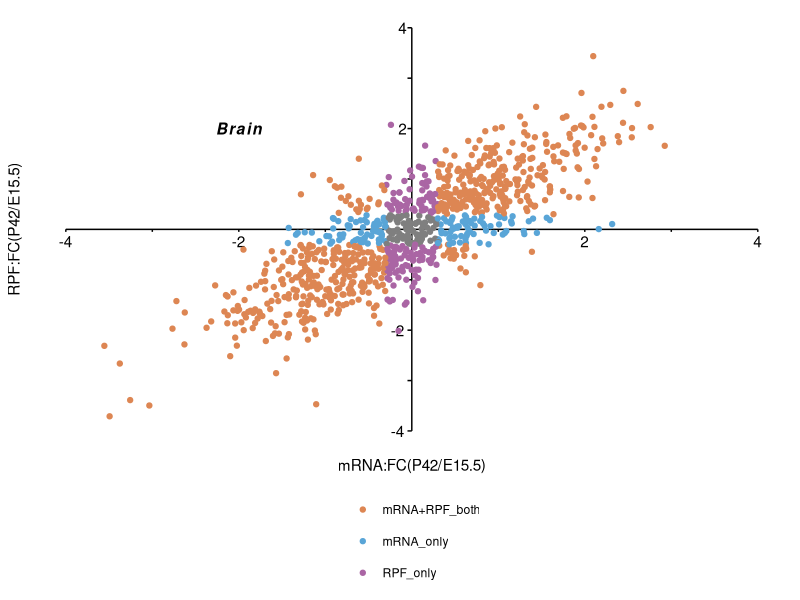
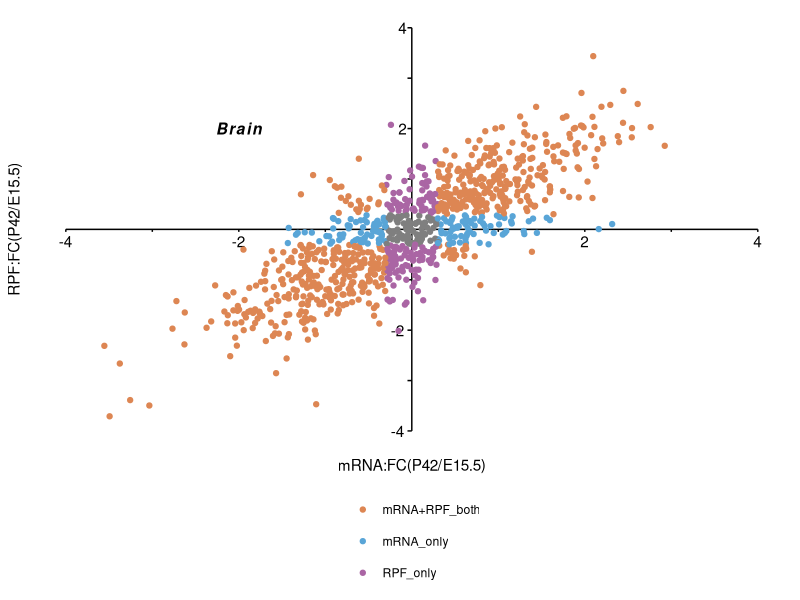
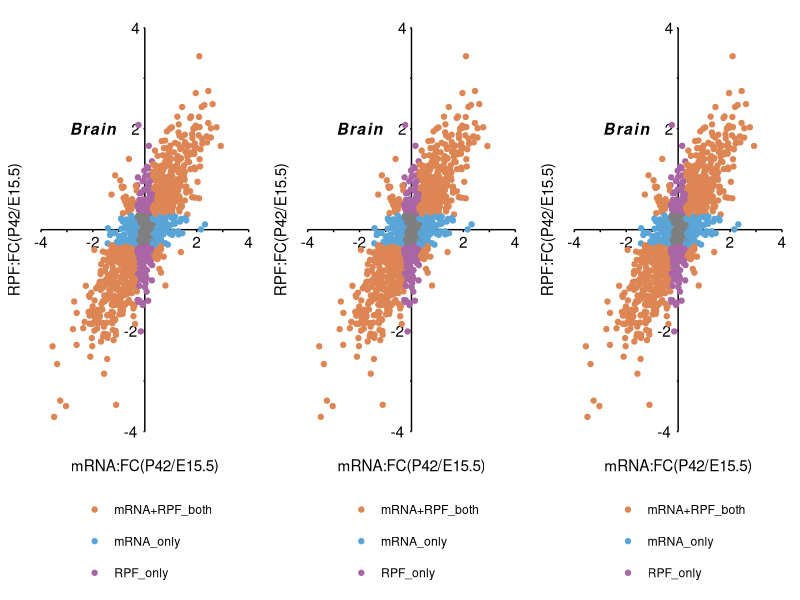

R code for these plots, in order:
# =============================================================================
# 多组学九象限散点图
# organized：线性脚本 + 中文分节；路径相对本条目目录
# =============================================================================
# =============================================================================

script_dir <- tryCatch(
  dirname(normalizePath(sys.frame(1)$ofile)),
  error = function(e) {
    args <- commandArgs(trailingOnly = FALSE)
    file_arg <- grep("^--file=", args, value = TRUE)
    if (length(file_arg)) dirname(normalizePath(sub("^--file=", "", file_arg))) else normalizePath(getwd())
  }
)
root <- if (basename(script_dir) == "code") dirname(script_dir) else script_dir
out_dir <- file.path(root, "output", "figures")
dir.create(out_dir, recursive = TRUE, showWarnings = FALSE)

suppressPackageStartupMessages({
  library(ggplot2)
  library(dplyr)
  library(tidyr)
  library(readr)
  library(tibble)
  library(stringr)
  library(forcats)
})

######### 多组学散点图（九象限散点图） #############
# 创建示例数据(具体到你们自己的数据就是两种组学差异分析的FC值)
library(MASS)

covariance <- matrix(c(1,0.8,0.8,1),nrow=2,byrow=TRUE)
data <- mvrnorm(n=1000, mu=c(0,0), covariance)
data <- as.data.frame(data)
colnames(data) <- c("mRNA_FC", "RPF_FC")

head(data)
# mRNA_FC     RPF_FC
# [1,] -1.0069132 -1.1906012
# [2,]  1.5264603  0.6807646
# [3,] -0.7447173 -0.6654957
# [4,]  0.9627548  1.2683072
# [5,]  0.8246237  0.6616568
# [6,]  0.9687847  1.2512485

# 分组处理：设置阈值，以正负log10(2)为阈值：
group <- ifelse((abs(data[,1]) > log10(2) & abs(data[,2]) > log10(2))|(abs(data[,1]) < -log10(2) & abs(data[,2]) < -log10(2)),
                "mRNA+RPF_both", ifelse(
                  (data[,1] > log10(2) & data[,2] < log10(2) & data[,2] > -log10(2))|(data[,1] < -log10(2) & data[,2] < log10(2) & data[,2] > -log10(2)),
                "mRNA_only", ifelse(
                  (data[,2] > log10(2) & data[,1] < log10(2) & data[,1] > -log10(2))|(data[,2] < -log10(2) & data[,1] < log10(2) & data[,1] > -log10(2)),
                "RPF_only", NA)))

data$group <- group

# 绘图：
library(ggplot2)

# [local-repro skipped dangling ggplot+] ggplot(data)+

  


draw_axis_line <- function(length_x, length_y, 
                           tick_step = NULL, lab_step = NULL){
  axis_x_begin <- -1*length_x
  axis_x_end <- length_x
  
  axis_y_begin  <- -1*length_y
  axis_y_end    <- length_y
  
  if (missing(tick_step))
    tick_step <- 1
  
  if (is.null(lab_step))
    lab_step <- 2
  
  # axis ticks data
  tick_x_frame <- data.frame(ticks = seq(axis_x_begin, axis_x_end, 
                                         by = tick_step))
  
  tick_y_frame <-  data.frame(ticks = seq(axis_y_begin, axis_y_end, 
                                          by = tick_step))
  
  # axis labels data
  lab_x_frame <- subset(data.frame(lab = seq(axis_x_begin, axis_x_end, 
                                             by = lab_step), zero = 0), 
                        lab != 0)
  
  lab_y_frame <- subset(data.frame(lab = seq(axis_y_begin, axis_y_end,
                                             by = lab_step),zero = 0), 
                        lab != 0)
  
  # set tick length
  tick_x_length = 0.05
  tick_y_length = 0.05
  
  # set zero point
  
  data <- data.frame(x = 0, y = 0)
  p <- ggplot(data = data) +
    
    # draw axis line
    geom_segment(y = 0, yend = 0, 
                 x = axis_x_begin, 
                 xend = axis_x_end,
                 size = 0.5) + 
    geom_segment(x = 0, xend = 0, 
                 y = axis_y_begin, 
                 yend = axis_y_end,
                 size = 0.5) +
    # x ticks
    geom_segment(data = tick_x_frame, 
                 aes(x = ticks, xend = ticks, 
                     y = 0, yend = 0 - tick_x_length)) +
    # y ticks
    geom_segment(data = tick_y_frame, 
                 aes(x = 0, xend = 0 - tick_y_length, 
                     y = ticks, yend = ticks)) + 
    
    # labels
    geom_text(data=lab_x_frame, aes(x=lab, y=zero, label=lab), vjust = 1.5) +
    geom_text(data=lab_y_frame, aes(x=zero, y=lab, label=lab), hjust= 1.5) +
    theme_minimal()+
    theme(panel.grid = element_blank(),axis.text = element_blank())
  return(p)
}

p <- draw_axis_line(4, 4)

p1 <- p + geom_point(data=data, aes(mRNA_FC, RPF_FC, color = group))+
  scale_color_manual(values = c("mRNA+RPF_both" = "#dd8653", 
                                "mRNA_only" = "#59a5d7", 
                                "RPF_only" = "#aa65a4", 
                                "#878787"),
                     breaks = c("mRNA+RPF_both","mRNA_only","RPF_only"))+
  xlab("mRNA:FC(P42/E15.5)")+
  ylab("RPF:FC(P42/E15.5)")+
  theme(legend.position = "bottom")+
  annotate("text", label = "bolditalic(Brain)", parse = TRUE, 
           x = -2, y = 2, size = 4, colour = "black")+
  guides(color = guide_legend(title = "", ncol = 1, byrow = TRUE))

p1

ggsave(file.path(out_dir, "plot.pdf"), plot = p1, height = 6, width = 5)


# 多图拼接：这里不再多画了，直接都用p1
p_list <- list(p1=p1, p2=p1, p3=p1)

library(cowplot)

p_all <- plot_grid(plotlist = p_list, ncol = 3)

ggsave(file.path(out_dir, "plot2.pdf"), plot = p_all, height = 4, width = 9)
